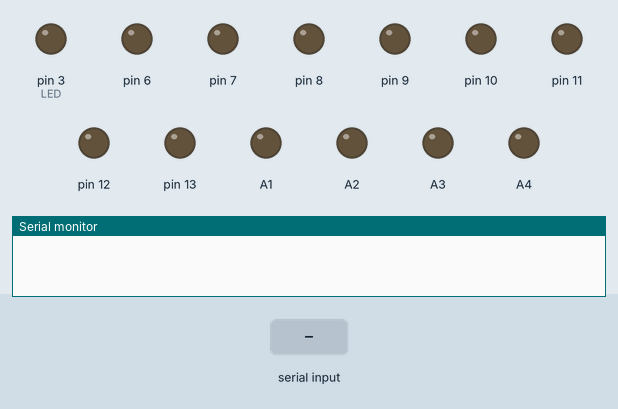
This sketch was run on a simulated Arduino Uno, built with avr-gcc and run on an emulated ATmega328P. Parts: output pins drawn as LEDs (lit = HIGH), the last lines printed to the serial monitor. The test bench sets the inputs (shaded band).

Above: at 1.2 s.
1.3 s: "F" received over Serial
At 2.5 s:
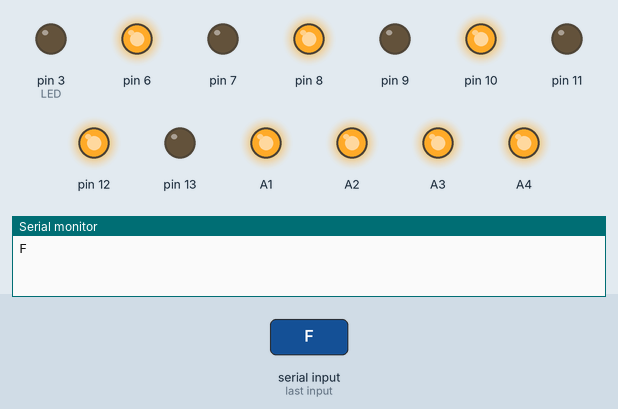
2.8 s: "B" received over Serial
At 3.6 s:
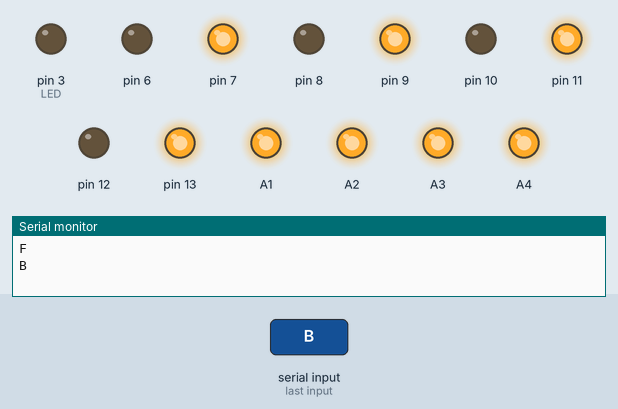
4.3 s: "R" received over Serial
At 4.8 s:
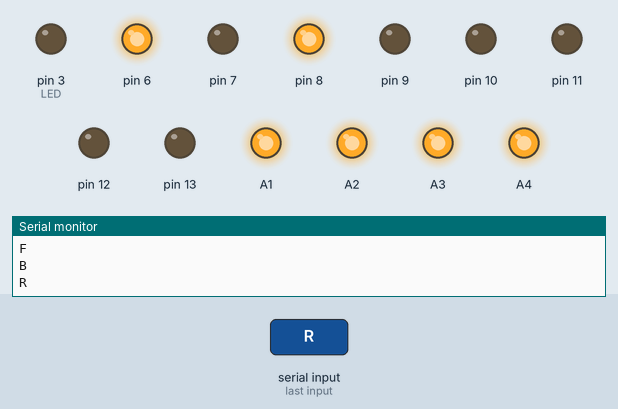
5.8 s: "L" received over Serial
At 7.0 s:
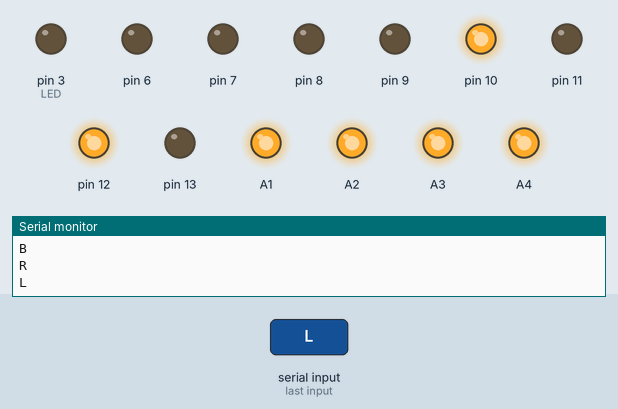
7.3 s: "W" received over Serial
At 8.3 s:
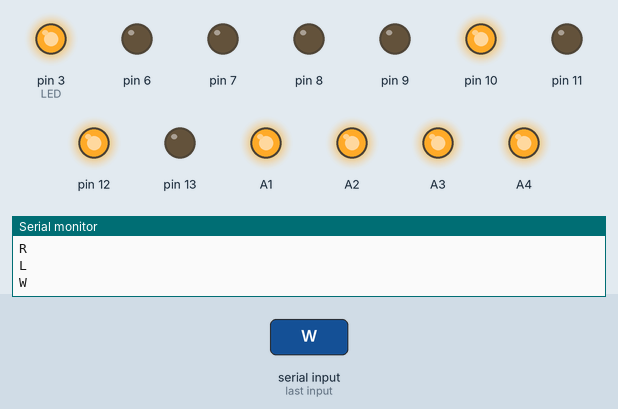
8.8 s: "S" received over Serial
At 9.4 s:
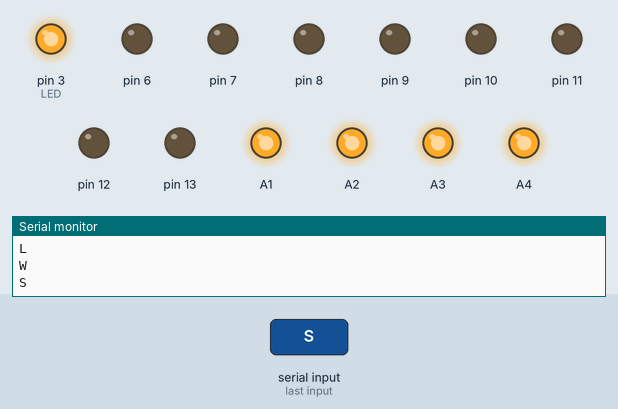
Timing chart, 0 to 11.3 s (numbered marks = the images above; inputs shaded):
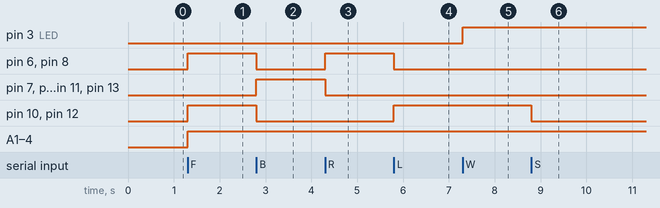

The sketch:

bluetooth_RC_car.ino
```cpp
char command;
int pwm = 255;
int speed;

void setup()
{
  Serial.begin(9600);
  pinMode(3, OUTPUT); //LED
	for (int i = 6; i <= 13; i++)
         {
			pinMode(i, OUTPUT);
         }
   pinMode(A1, OUTPUT);
   pinMode(A2, OUTPUT);
   pinMode(A3, OUTPUT);
   pinMode(A4, OUTPUT);

}

void loop()
{

 if (Serial.available())
 {
   command = Serial.read();
   Serial.println(command);
 }

  if(command == 'F')
  {
   for(int j = 6; j <= 13; j += 2)
   {
    digitalWrite(j, HIGH);
   }
     for(int j = 7; j <= 13; j += 2)
   {
    digitalWrite(j, LOW);
   }
  }


  if(command == 'B')
  {
   for(int j = 6; j <= 13; j += 2)
   {
    digitalWrite(j, LOW);
   }
     for(int j = 7; j <= 13; j += 2)
   {
    digitalWrite(j, HIGH);
   }
  }

    if(command == 'R')
  {
   for(int j = 6; j <= 9; j += 2)
   {
    digitalWrite(j, HIGH);
   }
     for(int j = 7; j <= 9; j += 2)
   {
    digitalWrite(j, LOW);
   }
   for (int k = 10; k <= 13; k++)
   {
	digitalWrite(k, LOW);
   }
  }

    if(command == 'L')
  {
   for(int j = 10; j <= 13; j += 2)
   {
    digitalWrite(j, HIGH);
   }
     for(int j = 11; j <= 13; j += 2)
   {
    digitalWrite(j, LOW);
   }
   for (int k = 6; k <= 9; k++)
   {
	digitalWrite(k, LOW);
   }
  }

  if (command == 'W')
  {
    digitalWrite(3, HIGH);
  }

  if (command == 'w')
  {
	digitalWrite(3, LOW);
  }

  if(command == 'S')
  {
   for (int i = 6; i <= 13; i++)
   {
     digitalWrite(i, LOW);
   }
  }

  speed = int(command);
  pwm = map(speed, 0, 5, 0, 255);

  analogWrite(A1, pwm);
  analogWrite(A2, pwm);
  analogWrite(A3, pwm);
  analogWrite(A4, pwm);


}
```

Measured:
- after the input at 1.3 s, pin 6, pin 8, pin 10, pin 12, A1–4: LOW → HIGH at once
- after the input at 2.8 s, pin 6, pin 8, pin 10, pin 12: HIGH → LOW at once; pin 7, pin 9, pin 11, pin 13: LOW → HIGH at once
- after the input at 4.3 s, pin 6, pin 8: LOW → HIGH at once; pin 7, pin 9, pin 11, pin 13: HIGH → LOW at once
- after the input at 5.8 s, pin 6, pin 8: HIGH → LOW at once; pin 10, pin 12: LOW → HIGH at once
- after the input at 7.3 s, pin 3 (LED): LOW → HIGH at once
- after the input at 8.8 s, pin 10, pin 12: HIGH → LOW at once
